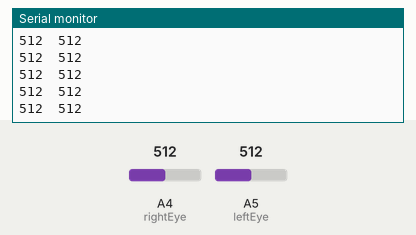
A sketch run on a simulated Arduino Uno, built with avr-gcc and run on an emulated ATmega328P. Parts: the last lines printed to the serial monitor. The test bench sets the inputs (shaded band); at power-on: A4 (rightEye) = 512, A5 (leftEye) = 512.

Above: at 1.2 s.
1.3 s: A4 (rightEye) set to 990
At 2.2 s:
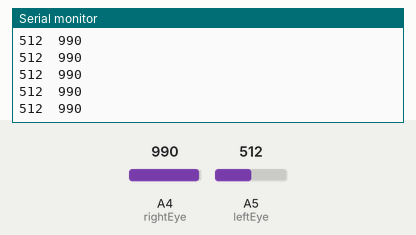
2.8 s: A4 (rightEye) set to 1014
At 3.6 s:
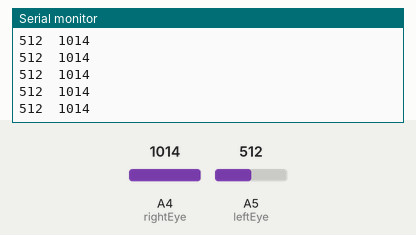
4.3 s: A4 (rightEye) set to 11
At 4.9 s:
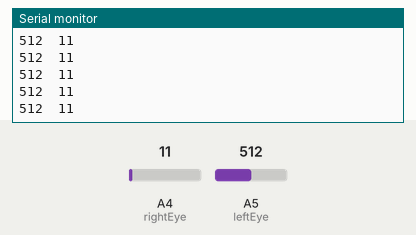
5.8 s: A4 (rightEye) set to 8
At 6.5 s:
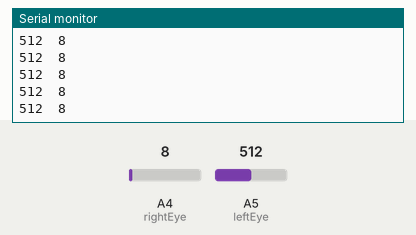
7.3 s: A5 (leftEye) set to 983
At 8.2 s:
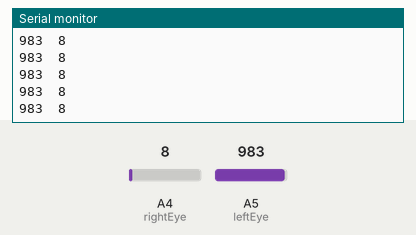
8.8 s: A5 (leftEye) set to 1008
At 9.8 s:
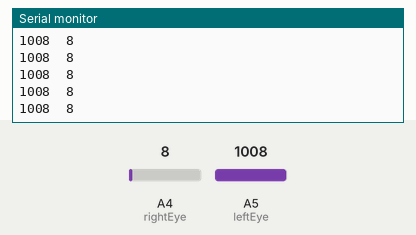
Timing chart, 0 to 11.8 s (numbered marks = the images above; inputs shaded):
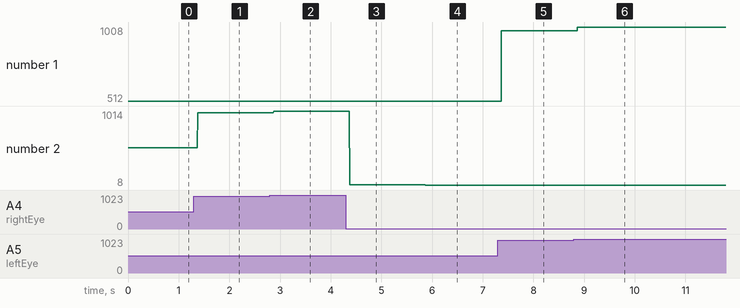

The sketch:

W11_01_eyeExam.ino
```cpp
// bot Eye Exam
// use a flash light to see if they dialate
// (or at least throw bigger values)

int leftEye = A5  ; // pin -- note the A prefix!
int rightEye= A4  ; // pin
int leftEyeValue, rightEyeValue;

void setup() {

  // pinmodes for eyes (technically not needed on analog input, but good habit)
  pinMode(leftEye,  INPUT );
  pinMode(rightEye, INPUT );

  // put your setup code here, to run once:
   Serial.begin(9600);
}

void loop() {
  // what is the number range of analog INPUT?
  leftEyeValue  = analogRead(leftEye);
  rightEyeValue = analogRead(rightEye);

  Serial.print( leftEyeValue );
  Serial.print( "\t" ); // a tab
  Serial.println( rightEyeValue );

}
```

Measured:
- after the input at 1.3 s, the serial monitor: prints a new line after 0.08 s (image 1)
- after the input at 2.8 s, the serial monitor: prints a new line after 0.07 s (image 2)
- after the input at 4.3 s, the serial monitor: prints a new line after 0.07 s (image 3)
- after the input at 5.8 s, the serial monitor: prints a new line after 0.07 s (image 4)
- after the input at 7.3 s, the serial monitor: prints a new line after 0.07 s (image 5)
- after the input at 8.8 s, the serial monitor: prints a new line after 0.07 s (image 6)
- plotted number 1: 512 → 983 after the input at 7.3 s, 983 → 1008 after the input at 8.8 s
- plotted number 2: 512 → 990 after the input at 1.3 s, 990 → 1014 after the input at 2.8 s, 1014 → 11 after the input at 4.3 s, 11 → 8 after the input at 5.8 s
